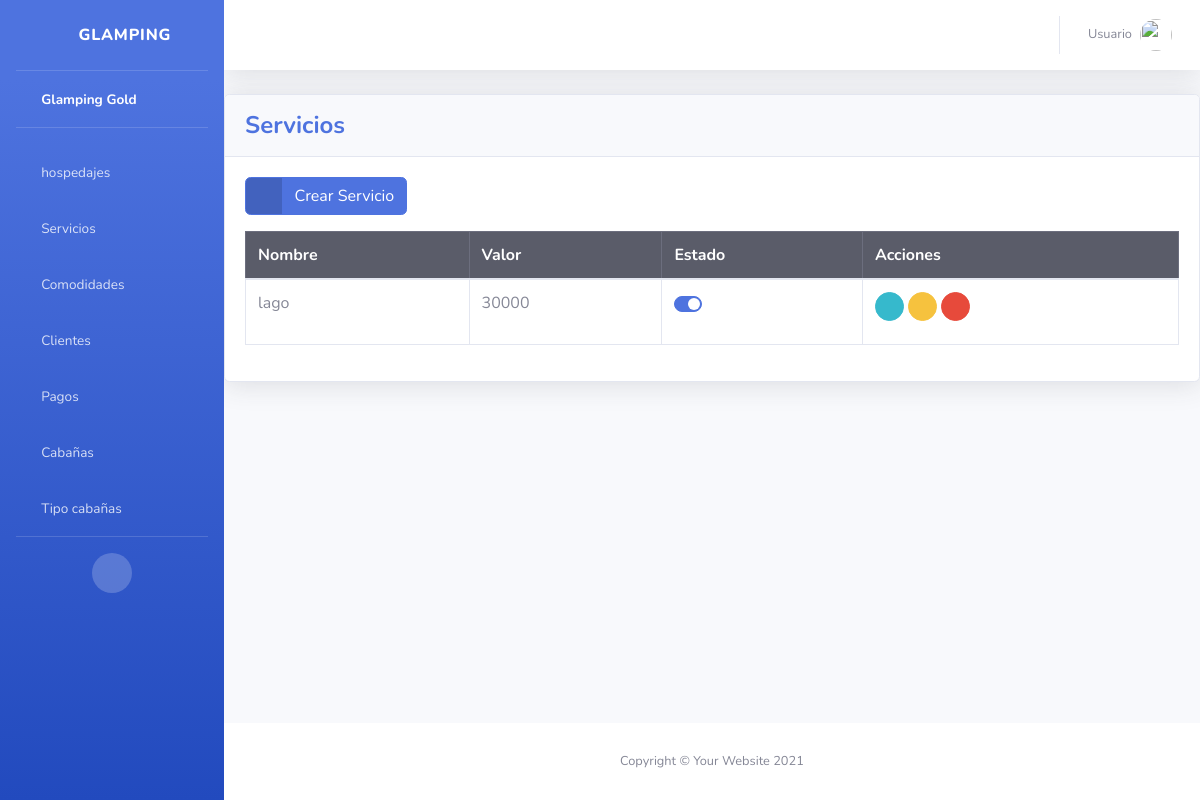
Page /servicios/ on the earlier database version.
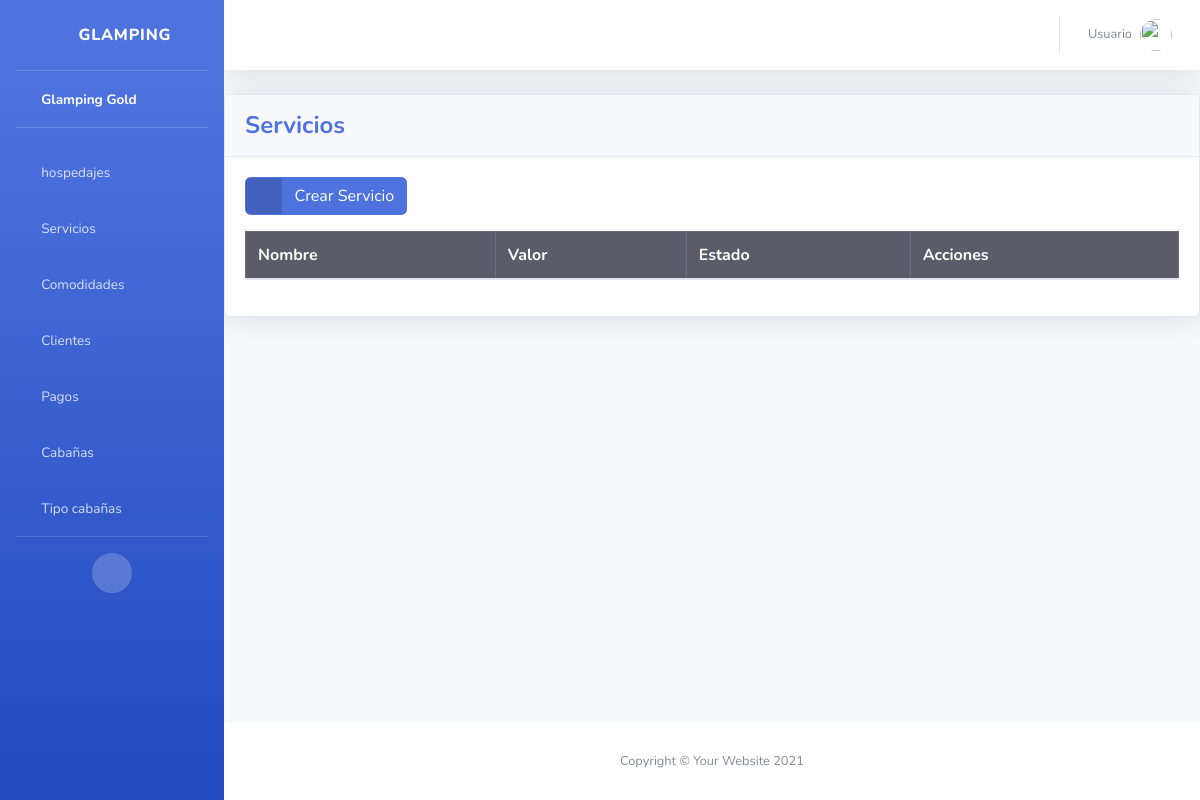
Same page on the later database version.
### servicios/models.py (models this page shows)
class Servicio(models.Model):
    nombre = models.CharField(max_length=40)
    valor = models.IntegerField()
    status = models.BooleanField(default=True)

### servicios/views.py (the view)
# urls.py: path('servicios/', include('servicios.urls')),
def servicios(request):
    servicios_list = Servicio.objects.all()
    return render(request, 'servicios/index.html', {'servicios_list': servicios_list}
)

### templates/servicios/index.html (shortened to what this page needs)
{% extends 'base.html' %}
{% block content %}
<div class="card shadow mb-4">
    <div class="card-header py-3">
        <h4 class="m-0 font-weight-bold text-primary">Servicios</h4>
    </div>
    <div class="card-body">
        <div class="table-responsive">
            <a href="{% url 'create_servicio' %}" class="btn btn-primary btn-icon-split mb-3">
                <span class="icon text-white-50">
                  <i class="fas fa-plus"></i>
              </span>
              <span class="text">Crear Servicio</span>
            </a>
            <table class="table table-bordered" id="dataTable" width="100%" cellspacing="0">
                <thead class="table-dark">
                    <tr>
                        <th>Nombre</th>
                        <th>Valor</th>
                        <th>Estado</th>
                        <th>Acciones</th>
                    </tr>
                </thead>
                <tbody>
                    {% for servicio in servicios_list %}
                    <tr>
                    <td>{{ servicio.nombre }}</td>
                    <td>{{ servicio.valor }}</td>
                    <td>
                        <form action="" method="POST">
                            <div class="custom-control custom-switch">
                            </div>
                        </form>
                    </td>
                    <td>
                        <a href="" class="btn btn-info btn-circle btn-sm">
                            <i class="fas fa-info-circle"></i>
                        </a>
                        <a href="" class="btn btn-warning btn-circle btn-sm">
                            <i class="fas fa-edit"></i>
                        </a>
                        <a href="" class="btn btn-danger btn-circle btn-sm">
                            <i class="fas fa-trash"></i>
                        </a>
                    </td>
                    </tr>
                    {% endfor %}
                </tbody>
            </table>
        </div>
    </div>
</div>
{%endblock%}

Differences in the rows shown:
removed Servicio: nombre "lago", valor "30000"
